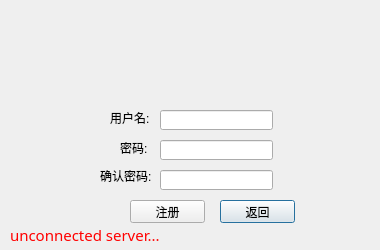
<?xml version="1.0" encoding="UTF-8"?>
<ui version="4.0">
 <class>registerDialog</class>
 <widget class="QDialog" name="registerDialog">
  <property name="geometry">
   <rect>
    <x>0</x>
    <y>0</y>
    <width>380</width>
    <height>250</height>
   </rect>
  </property>
  <property name="minimumSize">
   <size>
    <width>380</width>
    <height>250</height>
   </size>
  </property>
  <property name="maximumSize">
   <size>
    <width>380</width>
    <height>250</height>
   </size>
  </property>
  <property name="windowTitle">
   <string>微聊-注册</string>
  </property>
  <widget class="QPushButton" name="returnpushButton">
   <property name="geometry">
    <rect>
     <x>220</x>
     <y>200</y>
     <width>75</width>
     <height>23</height>
    </rect>
   </property>
   <property name="cursor">
    <cursorShape>PointingHandCursor</cursorShape>
   </property>
   <property name="toolTip">
    <string>&lt;html&gt;&lt;head/&gt;&lt;body&gt;&lt;p&gt;&lt;span style=&quot; font-size:12pt; color:#00aaff;&quot;&gt;返回&lt;/span&gt;&lt;/p&gt;&lt;/body&gt;&lt;/html&gt;</string>
   </property>
   <property name="text">
    <string>返回</string>
   </property>
  </widget>
  <widget class="QLabel" name="usernamelabel">
   <property name="geometry">
    <rect>
     <x>110</x>
     <y>110</y>
     <width>41</width>
     <height>16</height>
    </rect>
   </property>
   <property name="text">
    <string>用户名:</string>
   </property>
  </widget>
  <widget class="QLabel" name="passwdlabel">
   <property name="geometry">
    <rect>
     <x>120</x>
     <y>140</y>
     <width>31</width>
     <height>16</height>
    </rect>
   </property>
   <property name="text">
    <string>密码:</string>
   </property>
  </widget>
  <widget class="QLabel" name="passwdsurelabel">
   <property name="geometry">
    <rect>
     <x>100</x>
     <y>170</y>
     <width>54</width>
     <height>12</height>
    </rect>
   </property>
   <property name="text">
    <string>确认密码:</string>
   </property>
  </widget>
  <widget class="QLineEdit" name="usernamelineEdit">
   <property name="geometry">
    <rect>
     <x>160</x>
     <y>110</y>
     <width>113</width>
     <height>20</height>
    </rect>
   </property>
  </widget>
  <widget class="QLineEdit" name="passwdlineEdit">
   <property name="geometry">
    <rect>
     <x>160</x>
     <y>140</y>
     <width>113</width>
     <height>20</height>
    </rect>
   </property>
   <property name="echoMode">
    <enum>QLineEdit::Password</enum>
   </property>
  </widget>
  <widget class="QLineEdit" name="passwdsurelineEdit">
   <property name="geometry">
    <rect>
     <x>160</x>
     <y>170</y>
     <width>113</width>
     <height>20</height>
    </rect>
   </property>
   <property name="text">
    <string/>
   </property>
   <property name="echoMode">
    <enum>QLineEdit::Password</enum>
   </property>
  </widget>
  <widget class="QPushButton" name="registerpushButton">
   <property name="geometry">
    <rect>
     <x>130</x>
     <y>200</y>
     <width>75</width>
     <height>23</height>
    </rect>
   </property>
   <property name="cursor">
    <cursorShape>PointingHandCursor</cursorShape>
   </property>
   <property name="toolTip">
    <string>&lt;html&gt;&lt;head/&gt;&lt;body&gt;&lt;p&gt;&lt;span style=&quot; font-size:12pt; color:#00aaff;&quot;&gt;注册&lt;/span&gt;&lt;/p&gt;&lt;/body&gt;&lt;/html&gt;</string>
   </property>
   <property name="text">
    <string>注册</string>
   </property>
  </widget>
  <widget class="QLabel" name="unconnectlabel">
   <property name="geometry">
    <rect>
     <x>10</x>
     <y>220</y>
     <width>201</width>
     <height>31</height>
    </rect>
   </property>
   <property name="font">
    <font>
     <family>Bahnschrift SemiBold</family>
     <pointsize>12</pointsize>
     <weight>7</weight>
     <italic>false</italic>
     <bold>false</bold>
    </font>
   </property>
   <property name="styleSheet">
    <string notr="true">border-image: url(source/None.png);color:rgb(255, 0, 0);font-size:15px;font-family:Microsoft YaHei;
font: 63 12pt &quot;Bahnschrift SemiBold&quot;;</string>
   </property>
   <property name="text">
    <string>unconnected server...</string>
   </property>
   <property name="textFormat">
    <enum>Qt::RichText</enum>
   </property>
  </widget>
 </widget>
 <resources/>
 <connections/>
</ui>
